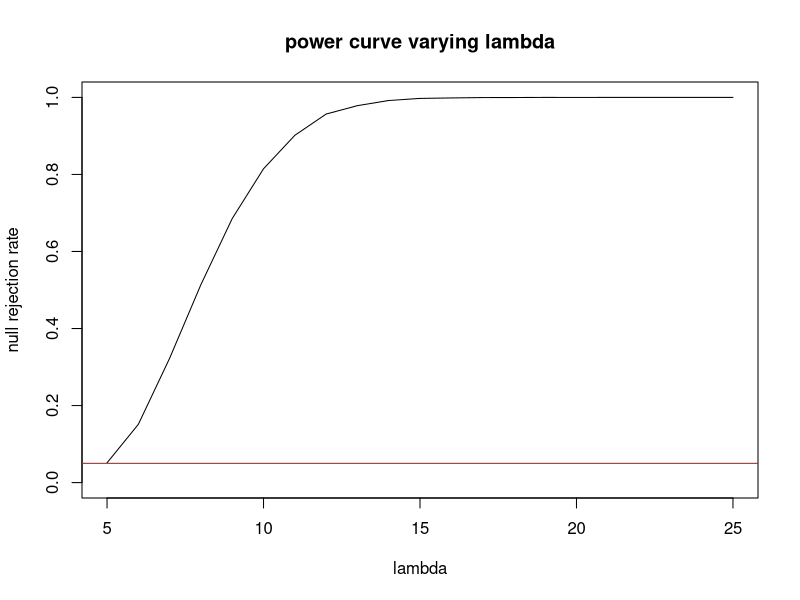
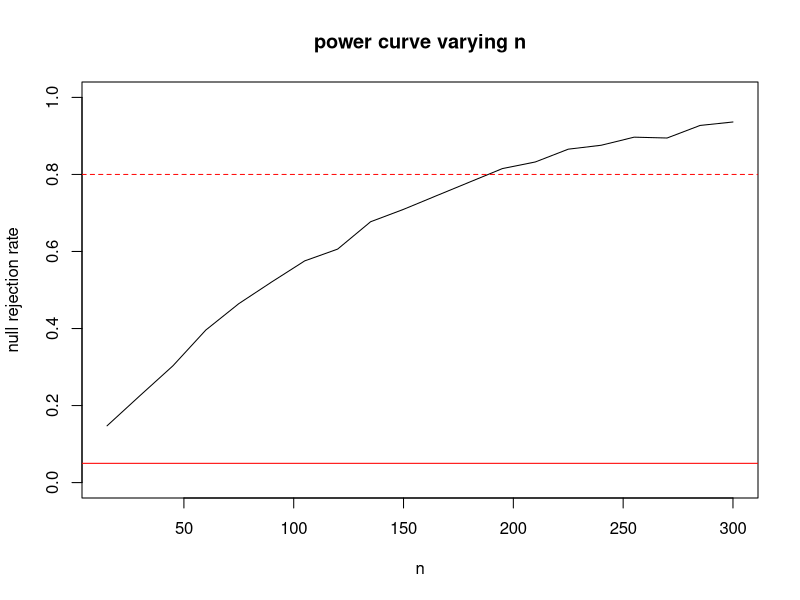
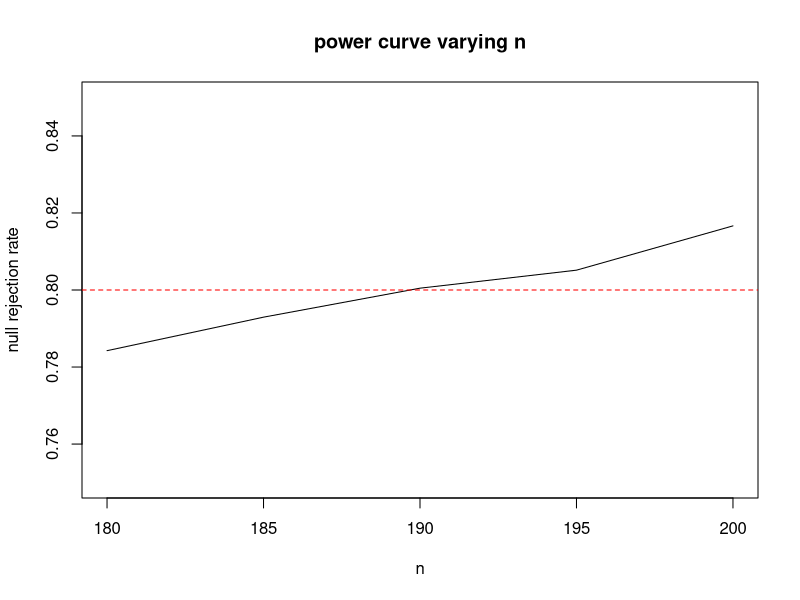
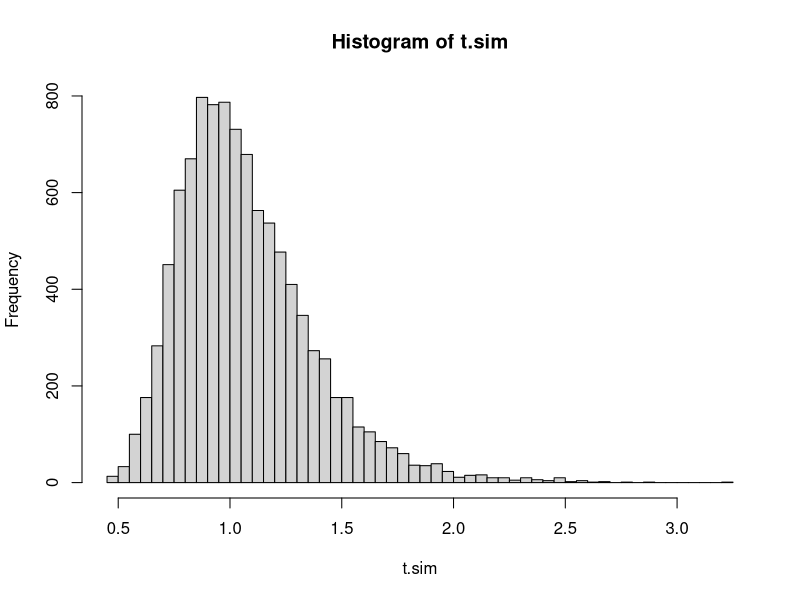
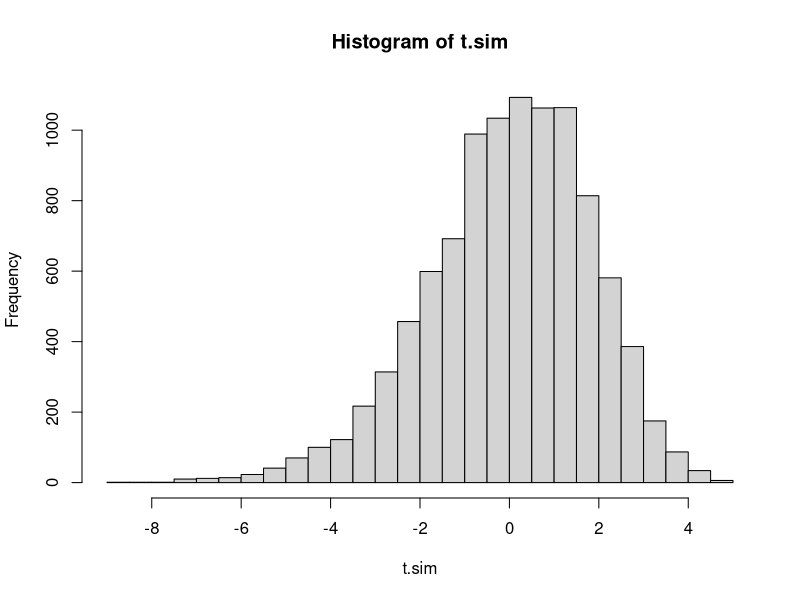
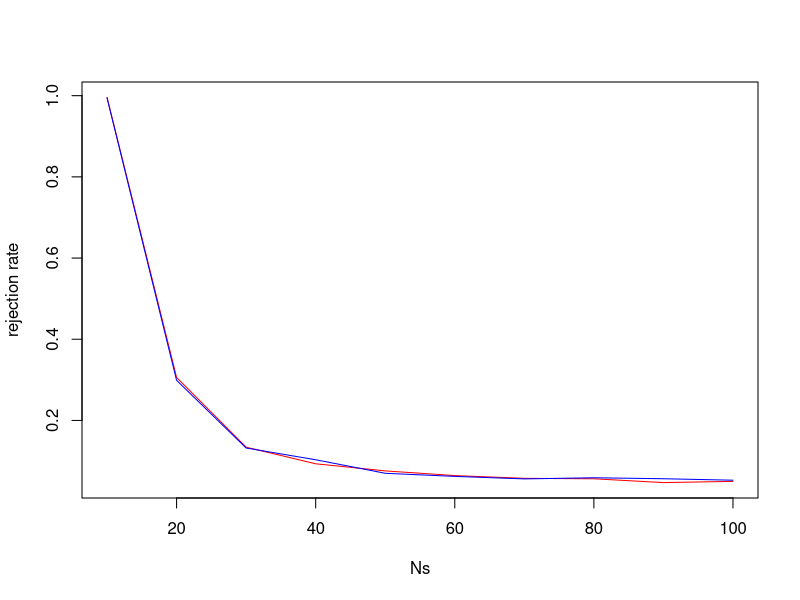
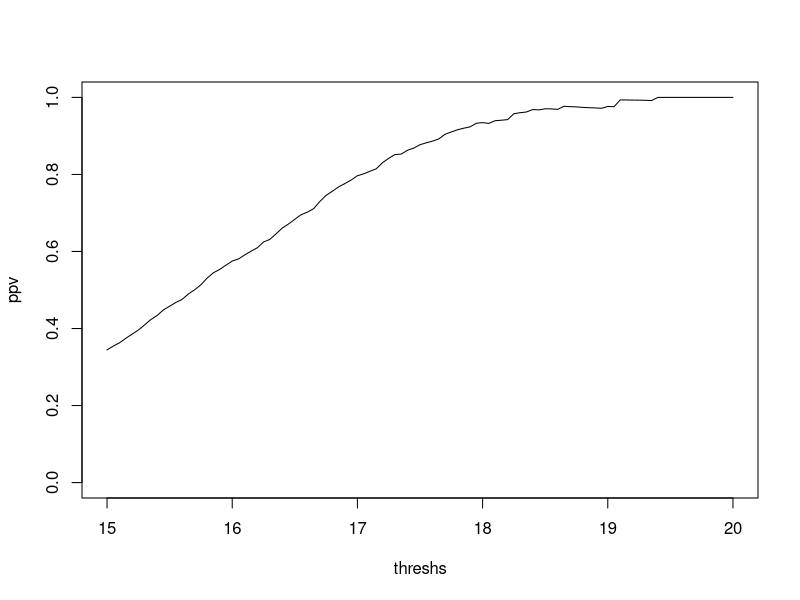

Reproduce these figures in R, in order.
## ---- chunk 1
generate_cups <- function(k, n){
  return(sample(c(rep(0,k), rep(1, n-k))))
}
generate_guesses <- function(k,n){
  return(generate_cups(k,n))
}

#Establish test statistic distribution
NMC <- 10000
t.sim <- replicate(NMC, sum(generate_cups(4,8) ==
                            generate_guesses(4,8)))

threshold <- quantile(t.sim, .95)
p.above <- mean(t.sim > threshold)
p.at <- mean(t.sim == threshold)
prob.reject.at <-  (.05-p.above)/p.at
## ---- chunk 2
#verify
NMC.2 <- 10000
result <- logical(NMC.2)
for(i in 1:NMC.2){
  n.correct <- sum(generate_cups(4,8) ==
                            generate_guesses(4,8))
  if(n.correct>threshold | 
     (n.correct==threshold & runif(1)<prob.reject.at))
    result[i] = TRUE
}
mean(result)
## ---- chunk 3
set.seed(1)
t.sim <- replicate(100000, mean(rexp(15, rate=5)))
quantile(t.sim, prob=.05)
## ---- chunk 4
lambdas <- seq(5, 25, 1)
rr <- numeric(length(lambdas))
for(i in 1:length(lambdas)){
  t.alt <- replicate(10000, mean(rexp(15, rate=lambdas[i])))
  rr[i] <- mean(t.alt < .1230636)  
}
plot(x=lambdas, y=rr, type="l",ylab="null rejection rate", xlab="lambda", main="power curve varying lambda", ylim=c(0,1))
abline(h=.05, col="red")
  
## ---- chunk 5
ns <- seq(15, 300, length.out=20)
rr <- numeric(length(ns))
for(i in 1:length(ns)){
  t.sim <- replicate(5000, mean(rexp(ns[i], rate=5)))
  t.alt <- replicate(5000, mean(rexp(ns[i], rate=6)))
  #continue to use the 5th percentile from the t.sim as our threshold
  #this will vary with n.
  rr[i] <- mean(t.alt < quantile(t.sim, 0.05))  
}
plot(x=ns, y=rr, type="l",ylab="null rejection rate", xlab="n", main="power curve varying n", ylim=c(0,1))
abline(h=.05, col="red")
abline(h=.80, col="red", lty=2)
## ---- chunk 6
ns <- seq(180, 200, by=5)
rr <- numeric(length(ns))
for(i in 1:length(ns)){
  t.sim <- replicate(40000, mean(rexp(ns[i], rate=5)))
  t.alt <- replicate(40000, mean(rexp(ns[i], rate=6)))
  #continue to use the 5th percentile from the t.sim as our threshold
  #this will vary with n.
  rr[i] <- mean(t.alt < quantile(t.sim, 0.05))  
}
plot(x=ns, y=rr, type="l",ylab="null rejection rate", xlab="n", main="power curve varying n", ylim=c(.75,.85))
abline(h=.05, col="red")
abline(h=.80, col="red", lty=2)
## ---- chunk 7
mysteryData <- c(7,8,6,7,9,8,8,6,9,8,7,7,9,8,10,
                 5,8,7,7,7,8,9,6,8,9,9,9,7,9,7)
## ---- chunk 8
set.seed(1)
t.sim <- replicate(10000, 
                   mean(rpois(length(mysteryData), 7)))
#2 sided test
(xbar <- mean(mysteryData))
2* min(mean(t.sim <= xbar), 
       mean(t.sim >= xbar))
## ---- chunk 9
#First we use Xbar/S^2
set.seed(1)
testStat <- function(poisData){
  return (mean(poisData)/var(poisData))
}

t.sim <- replicate(10000, 
                   testStat(rpois(length(mysteryData), 7)))
#2 sided test
(t.obs <- testStat(mysteryData))
hist(t.sim, breaks=40)
2* min(mean(t.sim <= t.obs), 
       mean(t.sim >= t.obs))
## ---- chunk 10
#First we use Xbar/S^2
set.seed(1)
testStat <- function(poisData){
  return (mean(poisData)-var(poisData))
}

t.sim <- replicate(10000, 
                   testStat(rpois(length(mysteryData), 7)))
#2 sided test
(t.obs <- testStat(mysteryData))
hist(t.sim, breaks=40)
2* min(mean(t.sim <= t.obs), 
       mean(t.sim >= t.obs))
## ---- chunk 11
Ns <- seq(100, 10, by=-10)
ps <- 7/Ns
rr1 <- numeric(length(ps))
rr2 <- numeric(length(ps))

testStat1 <- function(poisData){return (mean(poisData)/var(poisData))}
testStat2 <- function(poisData){return (mean(poisData)-var(poisData))}

for(i in 1:length(rr1)){
  crits1 <- quantile(replicate(10000, 
                      testStat1(rpois(length(mysteryData), 7))),
                     c(.025, .975))
  t.alt1 <- replicate(10000,
                      testStat1(rbinom(length(mysteryData),
                                       Ns[i],
                                       ps[i])))
  rr1[i] <- mean(t.alt1 <= crits1[1] | t.alt1 >= crits1[2])

  crits2 <- quantile(replicate(10000, 
                      testStat2(rpois(length(mysteryData), 7))),
                     c(.025, .975))
  t.alt2 <- replicate(10000,
                      testStat2(rbinom(length(mysteryData),
                                       Ns[i],
                                       ps[i])))
  rr2[i] <- mean(t.alt2 <= crits2[1] | t.alt2 >= crits2[2])
  
}
plot(x=Ns, y=rr1, type="l", col="red", ylab="rejection rate")
lines(x=Ns, y=rr2, col="blue")
## ---- chunk 12
qnorm(.05, 11, 2, lower.tail=F)
## ---- chunk 13
pnorm(14.28971, 14, 3, lower.tail=F)
## ---- chunk 14
(thresh.c <- qnorm(.80, 14, 3, lower.tail=F))
pnorm(thresh.c, 11, 2, lower.tail=F)
## ---- chunk 15
prob.pos.given.d <- 0.4615339
prob.pos.given.notd <- 0.05
prob.d <- .03

#PPV
prob.d * prob.pos.given.d / 
  (prob.d*prob.pos.given.d + (1-prob.d)*prob.pos.given.notd)

#NPV
(1-prob.d) * (1-prob.pos.given.notd) / 
  ((1-prob.d)*(1-prob.pos.given.notd) + (prob.d)*(1-prob.pos.given.d))
## ---- chunk 16
NMC <- 100000
status <- sample(c(1,0),NMC, prob=c(.03,.97), replace = TRUE)
hLevel <- (1-status)*rnorm(NMC, 11, 2) + (status)*rnorm(NMC, 14,3)

mean(status ==1 & hLevel >15)/mean(hLevel > 15)
## ---- chunk 17
threshs <- seq(15,20,by=.05)
ppv <- numeric(length(threshs))
for(i in 1:length(threshs)){
  ppv[i] <- mean(status ==1 & hLevel >threshs[i])/mean(hLevel > threshs[i])
}
plot(x=threshs, y=ppv, type="l", ylim=c(0,1))
